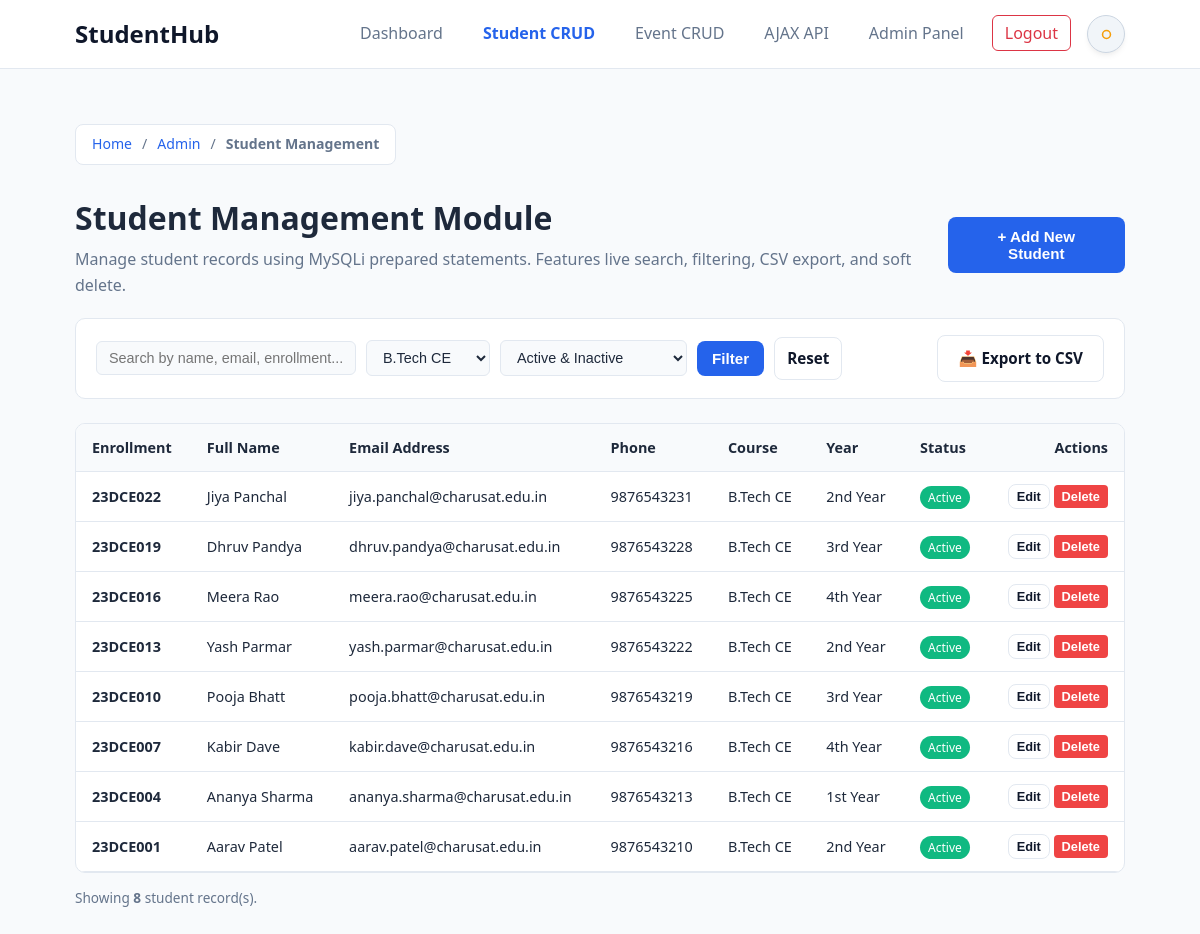
The app's page /pages/students.php?course=B.Tech CE (signed in) with its own data.
### tables this page shows
CREATE TABLE `students` (
    `id` INT AUTO_INCREMENT PRIMARY KEY,
    `user_id` INT NULL,
    `enrollment_no` VARCHAR(20) NOT NULL UNIQUE,
    `full_name` VARCHAR(100) NOT NULL,
    `email` VARCHAR(120) NOT NULL UNIQUE,
    `phone` VARCHAR(15) NOT NULL,
    `course` VARCHAR(50) NOT NULL,
    `year` VARCHAR(20) NOT NULL,
    `gender` ENUM('Male', 'Female', 'Other') NOT NULL,
    `country` VARCHAR(50) NOT NULL DEFAULT 'India',
    `state` VARCHAR(50) NOT NULL DEFAULT 'Gujarat',
    `city` VARCHAR(50) NOT NULL DEFAULT 'Anand',
    `status` ENUM('active', 'inactive', 'deleted') NOT NULL DEFAULT 'active',
    `created_at` TIMESTAMP DEFAULT CURRENT_TIMESTAMP,
    INDEX `idx_students_enrollment` (`enrollment_no`),
    INDEX `idx_students_course` (`course`),
    INDEX `idx_students_status` (`status`),
    CONSTRAINT `fk_students_user` FOREIGN KEY (`user_id`) 
        REFERENCES `users` (`id`) ON DELETE SET NULL ON UPDATE CASCADE
);

### pages/students.php (the view, shortened to what this page needs)
<?php
$mysqli = get_mysqli_connection();
$search = trim($_GET['search'] ?? '');
$courseFilter = trim($_GET['course'] ?? '');
$statusFilter = trim($_GET['status'] ?? 'all_active');
$query = "SELECT * FROM students WHERE 1=1";
$types = "";
$params = [];
if ($courseFilter !== '') {
    $query .= " AND course = ?";
    $types .= "s";
    $params[] = $courseFilter;
}
if ($statusFilter === 'all_active') {
    $query .= " AND status != 'deleted'";
} elseif ($statusFilter !== '' && $statusFilter !== 'all') {
    $query .= " AND status = ?";
    $types .= "s";
    $params[] = $statusFilter;
}
$query .= " ORDER BY id DESC";
$stmt = $mysqli->prepare($query);
if (!empty($params)) {
    $stmt->bind_param($types, ...$params);
}
$stmt->execute();
$students = $stmt->get_result()->fetch_all(MYSQLI_ASSOC);
?>
<!DOCTYPE html>
<html lang="en" data-theme="light">
<head>
    <link rel="stylesheet" href="../css/style.css">
</head>
<body>
    <header>
        <div class="container">
            <nav>
                <a href="../index.html" class="logo">StudentHub</a>
                <div class="nav-actions">
                    <ul class="nav-links">
                        <li><a href="dashboard.php">Dashboard</a></li>
                        <li><a href="students.php" class="active">Student CRUD</a></li>
                        <li><a href="events_admin.php">Event CRUD</a></li>
                        <li><a href="events_ajax.php">AJAX API</a></li>
                        <li><a href="admin_dashboard.php">Admin Panel</a></li>
                        <li><a href="logout.php" class="btn-logout" style="color: #ef4444;">Logout</a></li>
                    </ul>
                    <button type="button" class="theme-toggle-btn" aria-label="Toggle theme">
                        <svg class="sun-icon" viewBox="0 0 24 24" fill="none" stroke="currentColor" stroke-width="2"><circle cx="12" cy="12" r="5"></circle></svg>
                    </button>
                </div>
            </nav>
        </div>
    </header>
    <main id="main-content" class="crud-container">
        <div class="container">
            <nav aria-label="breadcrumb" class="breadcrumb-nav">
                <ol class="breadcrumb-list">
                    <li class="breadcrumb-item"><a href="../index.html">Home</a></li>
                    <li class="breadcrumb-item"><a href="admin_dashboard.php">Admin</a></li>
                    <li class="breadcrumb-item active" aria-current="page">Student Management</li>
                </ol>
            </nav>
            <div style="display: flex; justify-content: space-between; align-items: center; margin-bottom: 20px;">
                <div>
                    <h1 style="margin: 0 0 4px 0;">Student Management Module</h1>
                    <p style="margin: 0; color: var(--text-muted, #64748b);">
                        Manage student records using MySQLi prepared statements. Features live search, filtering, CSV export, and soft delete.
                    </p>
                </div>
                <button type="button" class="btn btn-primary" onclick="openAddModal()">+ Add New Student</button>
            </div>
            <form method="GET" action="students.php" class="filter-bar">
                <div class="filter-inputs">
                    <input type="text" name="search" placeholder="Search by name, email, enrollment..." value="<?= htmlspecialchars($search) ?>" style="width: 260px;">
                    <select name="course">
                        <option value="B.Tech CE" <?= $courseFilter === 'B.Tech CE' ? 'selected' : '' ?>>B.Tech CE</option>
                    </select>
                    <select name="status">
                        <option value="all_active" <?= $statusFilter === 'all_active' ? 'selected' : '' ?>>Active &amp; Inactive</option>
                    </select>
                    <button type="submit" class="btn btn-primary" style="padding: 8px 14px;">Filter</button>
                    <?php if ($search || $courseFilter || $statusFilter !== 'all_active'): ?>
                        <a href="students.php" class="btn btn-outline" style="padding: 8px 12px; text-decoration: none;">Reset</a>
                    <?php endif; ?>
                </div>
                <div>
                    <a href="students.php?action=export_csv&search=<?= urlencode($search) ?>&course=<?= urlencode($courseFilter) ?>&status=<?= urlencode($statusFilter) ?>"
                       class="btn btn-outline" style="text-decoration: none; display: inline-flex; align-items: center; gap: 6px;">
                        📥 Export to CSV
                    </a>
                </div>
            </form>
            <div class="table-responsive">
                <table class="data-table">
                    <thead>
                        <tr>
                            <th>Enrollment</th>
                            <th>Full Name</th>
                            <th>Email Address</th>
                            <th>Phone</th>
                            <th>Course</th>
                            <th>Year</th>
                            <th>Status</th>
                            <th style="text-align: right;">Actions</th>
                        </tr>
                    </thead>
                    <tbody>
                        <?php if (empty($students)): ?>
                            <tr>
                                <td colspan="8" style="text-align: center; padding: 32px; color: var(--text-muted, #64748b);">
                                    No student records found matching the specified search or filter criteria.
                                </td>
                            </tr>
                        <?php else: ?>
                            <?php foreach ($students as $s): ?>
                                <tr>
                                    <td><strong><?= htmlspecialchars($s['enrollment_no']) ?></strong></td>
                                    <td><?= htmlspecialchars($s['full_name']) ?></td>
                                    <td><?= htmlspecialchars($s['email']) ?></td>
                                    <td><?= htmlspecialchars($s['phone']) ?></td>
                                    <td><?= htmlspecialchars($s['course']) ?></td>
                                    <td><?= htmlspecialchars($s['year']) ?></td>
                                    <td>
                                        <span class="badge-<?= htmlspecialchars($s['status']) ?>">
                                            <?= ucfirst(htmlspecialchars($s['status'])) ?>
                                        </span>
                                    </td>
                                    <td style="text-align: right; white-space: nowrap;">
                                        <?php if ($s['status'] === 'deleted'): ?>
                                            <form method="POST" action="students.php" style="display: inline-block;">
                                                <?= csrf_field() ?>
                                                <input type="hidden" name="action" value="restore">
                                                <input type="hidden" name="id" value="<?= $s['id'] ?>">
                                                <button type="submit" class="btn btn-outline" style="padding: 4px 8px; font-size: 0.8rem;">Restore</button>
                                            </form>
                                        <?php else: ?>
                                            <button type="button" class="btn btn-outline" style="padding: 4px 8px; font-size: 0.8rem;"
                                                data-student="<?= htmlspecialchars(json_encode($s), ENT_QUOTES, 'UTF-8') ?>"
                                                onclick="openEditModal(this)">Edit</button>
                                            <form method="POST" action="students.php" style="display: inline-block;" onsubmit="return confirm('Are you sure you want to soft delete this student record?');">
                                                <button type="submit" class="btn btn-danger" style="padding: 4px 8px; font-size: 0.8rem; background: #ef4444; color: #fff; border: none; border-radius: 4px;">Delete</button>
                                            </form>
                                        <?php endif; ?>
                                    </td>
                                </tr>
                            <?php endforeach; ?>
                        <?php endif; ?>
                    </tbody>
                </table>
            </div>
            <div style="margin-top: 14px; font-size: 0.85rem; color: var(--text-muted, #64748b);">
                Showing <strong><?= count($students) ?></strong> student record(s).
            </div>
        </div>
    </main>
</body>
</html>

### css/style.css (style rules this page uses)
:root { --bs-body-color: #1e293b; --bs-body-bg: #f8fafc; --bs-light: #f8fafc; --bs-white: #ffffff; --bs-dark: #0f172a; --bs-secondary: #64748b; --bs-border-color: #e2e8f0; --bs-primary: #2563eb; --bs-primary-rgb: 37, 99, 235; --bs-success: #10b981; --bs-success-rgb: 16, 185, 129; --bs-warning: #f59e0b; --bs-warning-rgb: 245, 158, 11; --bs-info: #06b6d4; --bs-info-rgb: 6, 182, 212; --card-bg: #ffffff; --bg-card: #ffffff; --bs-card-bg: #ffffff; --bg-surface: #f8fafc; --border-color: #e2e8f0; --text-color: #0f172a; --text-primary: #0f172a; --bs-text-primary: #0f172a; --text-muted: #64748b; --bg-header: rgba(255, 255, 255, 0.92); --bg-input: #ffffff; --table-th-bg: #f1f5f9; --card-shadow: 0 4px 6px -1px rgba(0, 0, 0, 0.05), 0 2px 4px -1px rgba(0, 0, 0, 0.03); --card-shadow-hover: 0 10px 25px -5px rgba(0, 0, 0, 0.08), 0 8px 10px -6px rgba(0, 0, 0, 0.04); --toggle-bg: #f1f5f9; --toggle-border: #cbd5e1; --toggle-color: #f59e0b; --toggle-hover-bg: #e2e8f0; }
* { margin: 0; padding: 0; box-sizing: border-box; }
body { font-family: 'Segoe UI', system-ui, -apple-system, sans-serif; color: var(--bs-body-color); background-color: var(--bs-body-bg); line-height: 1.6; min-height: 100vh; display: flex; flex-direction: column; transition: background-color 0.3s ease, color 0.3s ease; }
main { flex: 1; }
a { text-decoration: none; color: inherit; }
ul { list-style: none; }
.container { width: 90%; max-width: 1140px; margin: 0 auto; padding: 0 15px; }
header { background-color: var(--bg-header); backdrop-filter: blur(12px); -webkit-backdrop-filter: blur(12px); border-bottom: 1px solid var(--bs-border-color); position: sticky; top: 0; z-index: 100; transition: background-color 0.3s ease, border-color 0.3s ease; }
nav { display: flex; justify-content: space-between; align-items: center; padding: 15px 0; }
.logo { font-size: 1.5rem; font-weight: 700; color: var(--bs-dark); display: flex; align-items: center; gap: 8px; transition: color 0.3s ease; }
.nav-actions { display: flex; align-items: center; gap: 16px; }
.nav-links { display: flex; align-items: center; gap: 16px; }
.nav-links a { color: var(--bs-secondary); font-weight: 500; padding: 6px 12px; border-radius: 6px; transition: all 0.2s ease; }
.nav-links a.active { color: var(--bs-primary); font-weight: 600; }
.theme-toggle-btn { display: inline-flex; align-items: center; justify-content: center; width: 38px; height: 38px; padding: 0; border-radius: 50%; background-color: var(--toggle-bg); border: 1px solid var(--toggle-border); color: var(--toggle-color); cursor: pointer; transition: all 0.25s ease; box-shadow: var(--card-shadow); flex-shrink: 0; outline: none; position: relative; }
.theme-toggle-btn svg { width: 19px; height: 19px; transition: transform 0.4s ease; }
.sun-icon { display: block; color: #f59e0b; }
.btn-register, .btn-primary, .nav-links a.btn-register, .nav-links a.btn-primary, .nav-links a.btn-register.active, .nav-links a.btn-primary.active { background-color: var(--bs-primary) !important; color: #ffffff !important; }
.btn-logout, .nav-links a.btn-logout { border: 1px solid #dc3545 !important; color: #dc3545 !important; background-color: transparent !important; cursor: pointer; }
.btn { display: inline-block; padding: 10px 20px; border-radius: 8px; font-weight: 600; font-size: 0.95rem; cursor: pointer; border: 1px solid transparent; transition: background-color 0.2s, transform 0.1s, color 0.2s, border-color 0.2s; text-align: center; }
.btn-outline { border-color: var(--bs-border-color); background-color: var(--bs-white); color: var(--bs-dark); }
.breadcrumb-nav { margin: 8px 0 12px 0; }
.breadcrumb-list { display: inline-flex; width: fit-content; max-width: 100%; flex-wrap: wrap; align-items: center; list-style: none; padding: 8px 16px; background: var(--bs-card-bg, #ffffff); border: 1px solid var(--bs-border-color, #e2e8f0); border-radius: 8px; margin: 0; font-size: 0.88rem; }
.breadcrumb-item + .breadcrumb-item::before { content: "/"; padding: 0 10px; color: var(--bs-secondary, #64748b); font-weight: 400; }
.breadcrumb-item a { color: var(--bs-primary, #2563eb); text-decoration: none; font-weight: 500; }
.breadcrumb-item.active { color: var(--bs-secondary, #64748b); font-weight: 600; }

### records on screen
students: enrollment_no "23DCE022", full_name "Jiya Panchal", email "jiya.panchal@charusat.edu.in", phone "9876543231", course "B.Tech CE", year "2nd Year", status "Active"
students: enrollment_no "23DCE019", full_name "Dhruv Pandya", email "dhruv.pandya@charusat.edu.in", phone "9876543228", course "B.Tech CE", year "3rd Year", status "Active"
students: enrollment_no "23DCE016", full_name "Meera Rao", email "meera.rao@charusat.edu.in", phone "9876543225", course "B.Tech CE", year "4th Year", status "Active"
students: enrollment_no "23DCE013", full_name "Yash Parmar", email "yash.parmar@charusat.edu.in", phone "9876543222", course "B.Tech CE", year "2nd Year", status "Active"
students: enrollment_no "23DCE010", full_name "Pooja Bhatt", email "pooja.bhatt@charusat.edu.in", phone "9876543219", course "B.Tech CE", year "3rd Year", status "Active"
students: enrollment_no "23DCE007", full_name "Kabir Dave", email "kabir.dave@charusat.edu.in", phone "9876543216", course "B.Tech CE", year "4th Year", status "Active"
students: enrollment_no "23DCE004", full_name "Ananya Sharma", email "ananya.sharma@charusat.edu.in", phone "9876543213", course "B.Tech CE", year "1st Year", status "Active"
students: enrollment_no "23DCE001", full_name "Aarav Patel", email "aarav.patel@charusat.edu.in", phone "9876543210", course "B.Tech CE", year "2nd Year", status "Active"

### other values on screen
count($students) "8"
